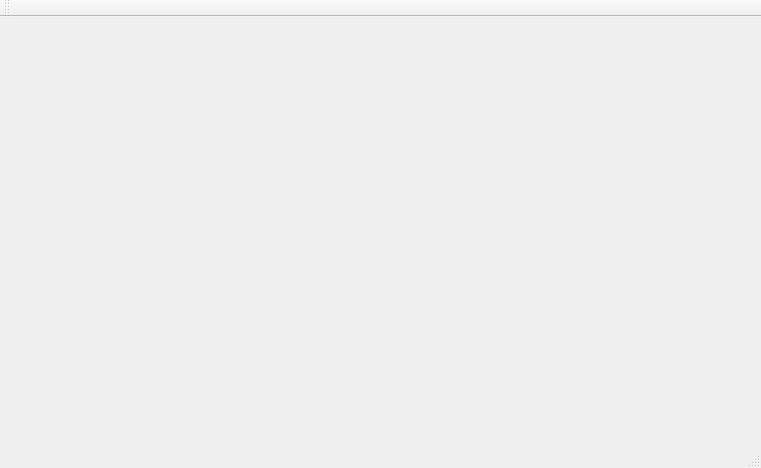
<?xml version="1.0" encoding="UTF-8"?>
<ui version="4.0">
 <class>MainWindow</class>
 <widget class="QMainWindow" name="MainWindow">
  <property name="geometry">
   <rect>
    <x>0</x>
    <y>0</y>
    <width>761</width>
    <height>468</height>
   </rect>
  </property>
  <property name="windowTitle">
   <string>MainWindow</string>
  </property>
  <widget class="QWidget" name="centralWidget">
   <widget class="QWidget" name="gridLayoutWidget">
    <property name="geometry">
     <rect>
      <x>0</x>
      <y>0</y>
      <width>761</width>
      <height>421</height>
     </rect>
    </property>
    <layout class="QGridLayout" name="gridLayout" rowminimumheight="0" columnminimumwidth="0">
     <property name="leftMargin">
      <number>5</number>
     </property>
     <property name="topMargin">
      <number>5</number>
     </property>
     <property name="rightMargin">
      <number>5</number>
     </property>
     <property name="bottomMargin">
      <number>5</number>
     </property>
    </layout>
   </widget>
  </widget>
  <widget class="QMenuBar" name="menuBar">
   <property name="geometry">
    <rect>
     <x>0</x>
     <y>0</y>
     <width>761</width>
     <height>21</height>
    </rect>
   </property>
  </widget>
  <widget class="QToolBar" name="mainToolBar">
   <attribute name="toolBarArea">
    <enum>TopToolBarArea</enum>
   </attribute>
   <attribute name="toolBarBreak">
    <bool>false</bool>
   </attribute>
  </widget>
  <widget class="QStatusBar" name="statusBar"/>
 </widget>
 <layoutdefault spacing="6" margin="11"/>
 <resources/>
 <connections/>
</ui>
